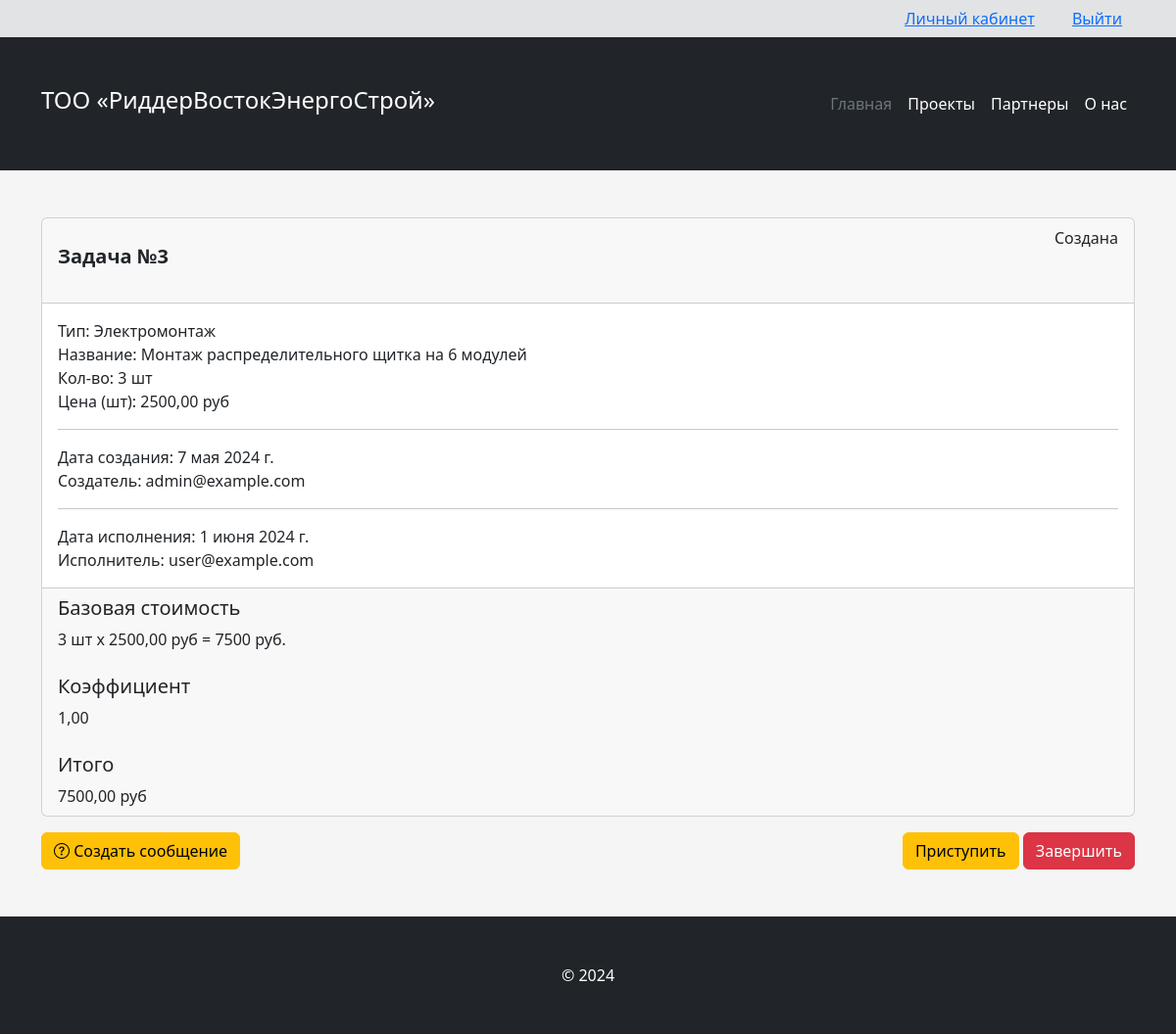
The app's page /tasks/3/ (signed in) with its own data.
### todo/apps/core/models.py (models this page shows, shortened)
class Task(models.Model):
    STATUS_CHOICES = [
        ('created', 'Создана'),
        ('processed', 'Обработана'),
        ('completed', 'Завершена'),
        ('cancelled', 'Отменена'),
    ]
    project = models.ForeignKey(Project, on_delete=models.CASCADE, related_name='tasks',
                                blank=True, null=True, verbose_name='проект')
    job = models.ForeignKey(Job, on_delete=models.CASCADE, related_name='job', verbose_name='работа')
    quantity = models.IntegerField(verbose_name='количество')
    coefficient = models.DecimalField(max_digits=10, decimal_places=2, default=1.0, verbose_name='коэффициент')
    is_fixed_price = models.BooleanField(default=False, verbose_name='фикс. цена')
    price = models.DecimalField(max_digits=10, decimal_places=2, blank=True, null=True, verbose_name='цена')
    total = models.DecimalField(max_digits=10, decimal_places=2, default=0.0, verbose_name='итого')
    created_at = models.DateTimeField(auto_now_add=True, verbose_name='создание')
    updated_at = models.DateTimeField(auto_now=True, verbose_name='обновление')
    expired_at = models.DateTimeField(verbose_name='завершение')
    completed_at = models.DateTimeField(blank=True, null=True, editable=False)
    status = models.CharField(max_length=200, choices=STATUS_CHOICES, default='created', verbose_name='статус')
    executor = models.ForeignKey(User, on_delete=models.CASCADE, related_name='executors',
                                 blank=True, null=True, verbose_name='исполнитель')
    creator = models.ForeignKey(User, on_delete=models.CASCADE, related_name='creators',
                                blank=True, null=True, verbose_name='создатель')
    extra = models.TextField(blank=True, null=True, verbose_name='дополнительно')
    class Meta:
        verbose_name = 'Задача'
        verbose_name_plural = 'Задачи'

class Job(models.Model):
    category = models.ForeignKey(Category, on_delete=models.CASCADE, verbose_name='категория')
    title = models.CharField(max_length=200, verbose_name='название')
    type = models.CharField(max_length=200, verbose_name='тип')
    price = models.DecimalField(max_digits=10, decimal_places=2, verbose_name='цена')
    class Meta:
        verbose_name = 'работа'
        verbose_name_plural = 'работы'

class Category(MPTTModel):
    title = models.CharField(max_length=128, verbose_name='название')
    parent = TreeForeignKey('self', on_delete=models.CASCADE, null=True, blank=True,
                            related_name='children', verbose_name='родитель')
    class MPTTMeta:
        order_insertion_by = ['title']
    def __str__(self):
        return self.title
    class Meta:
        verbose_name = 'категория'
        verbose_name_plural = 'категории'

### todo/apps/custom_account/models.py (models this page shows)
class User(AbstractUser):
    username = None
    email = models.EmailField(_('email address'), unique=True)
    phone_number = models.CharField(max_length=15, verbose_name='Телефон', blank=True, null=True)
    position = models.CharField(max_length=200)
    avatar = models.ImageField(upload_to='avatars')
    avatar_thumbnail = ImageSpecField(source='avatar',
                                      processors=[ResizeToFill(100, 50)],
                                      format='WEBP',
                                      options={'quality': 50})
    USERNAME_FIELD = 'email'
    REQUIRED_FIELDS = []
    objects = UserManager()

### todo/apps/core/views.py (the view)
# urls.py: path('tasks/<int:uuid>/', views.task_detail, name='task-detail'),
@login_required
def task_detail(request, uuid):
    is_superuser = request.user.is_superuser
    task = get_object_or_404(models.Task, id=uuid)
    if is_superuser or task.executor == request.user:
        context = {'task': task}
        return render(request, 'task_detail.html', context)
    else:
        return HttpResponseNotFound('Объект не найден!')

### templates/task_detail.html
{% extends 'base_generic.html' %}
{% load core_filters %}
{% load static %}
{% block content %}
    <section class="py-5">
        <div class="card mb-3">
            <div class="card-header">
                <div class="card-title">
                    <div class="d-flex">
                        <div class="fs-5 my-3"><strong>Задача №{{ task.id }}</strong></div>
                        <div class="flex-grow-1 text-end">{{ task.get_status_display }}</div>
                    </div>
                </div>
            </div>
            <div class="card-body">
                <div class="card-text">
                    <div>Тип: {{ task.job.category }}</div>
                    <div>Название: {{ task.job.title }}</div>
                    <div>Кол-во: {{ task.quantity }} {{ task.job.type }}</div>
                    <div>Цена ({{ task.job.type }}): {{ task.job.price }} руб</div>
                    <hr>
                    <div>Дата создания: {{ task.created_at.date }}</div>
                    <div>Создатель: {{ task.creator }}</div>
                    <hr>
                    <div>Дата исполнения: {{ task.expired_at.date }}</div>
                    <div>Исполнитель: {{ task.executor }}</div>
                </div>
            </div>
            <div class="card-footer">
                <h5>Базовая стоимость</h5>
                <div>{{ task.quantity }} {{ task.job.type }} x {{ task.job.price }} руб
                    = {% widthratio task.quantity 1 task.job.price %} руб.
                </div>
                <br>
                <h5>Коэффициент</h5>
                <div>{{ task.coefficient }}</div>
                <br>
                <h5>Итого</h5>
                <div>{{ task.total }} руб</div>
            </div>
        </div>
        <div class="row g-3">
            <div class="col-lg-auto">
                <button class="btn btn-warning">
                    <i class="bi bi-question-circle"></i>
                    Создать сообщение
                </button>
            </div>
            <div class="col">
                <div class="text-end">
                    <button class="btn btn-warning">
                        Приступить
                    </button>
                    <button class="btn btn-danger">
                        Завершить
                    </button>
                </div>
            </div>
        </div>
    </section>
{% endblock %}

### templates/base_generic.html (style rules this page uses)
:root { --bg-main-color: #ba0913; }

### records on screen
Task: id "3", status "Создана", job.category "Электромонтаж", job "Монтаж распределительного щитка на 6 модулей", quantity "3", job.type "шт", job.price "2500,00", created_at "7 мая 2024 г.", creator "admin@example.com", expired_at "1 июня 2024 г.", executor "user@example.com", quantity+job "7500", coefficient "1,00", total "7500,00"
